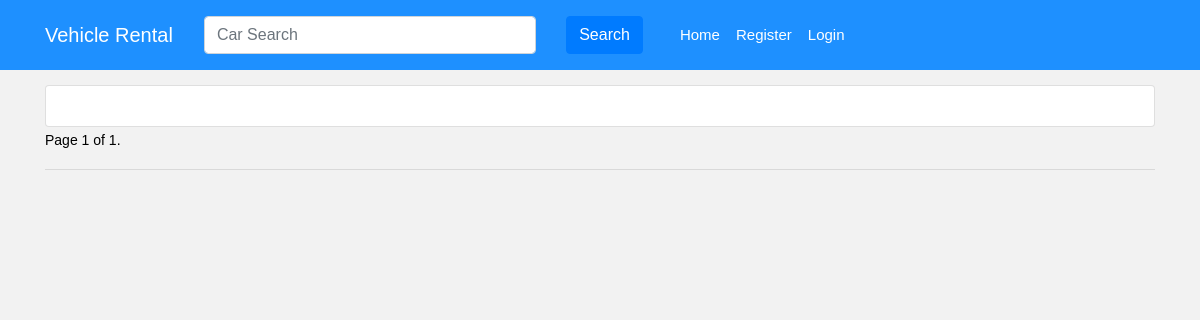
/car/carlist/, run on an earlier commit of the app's database.
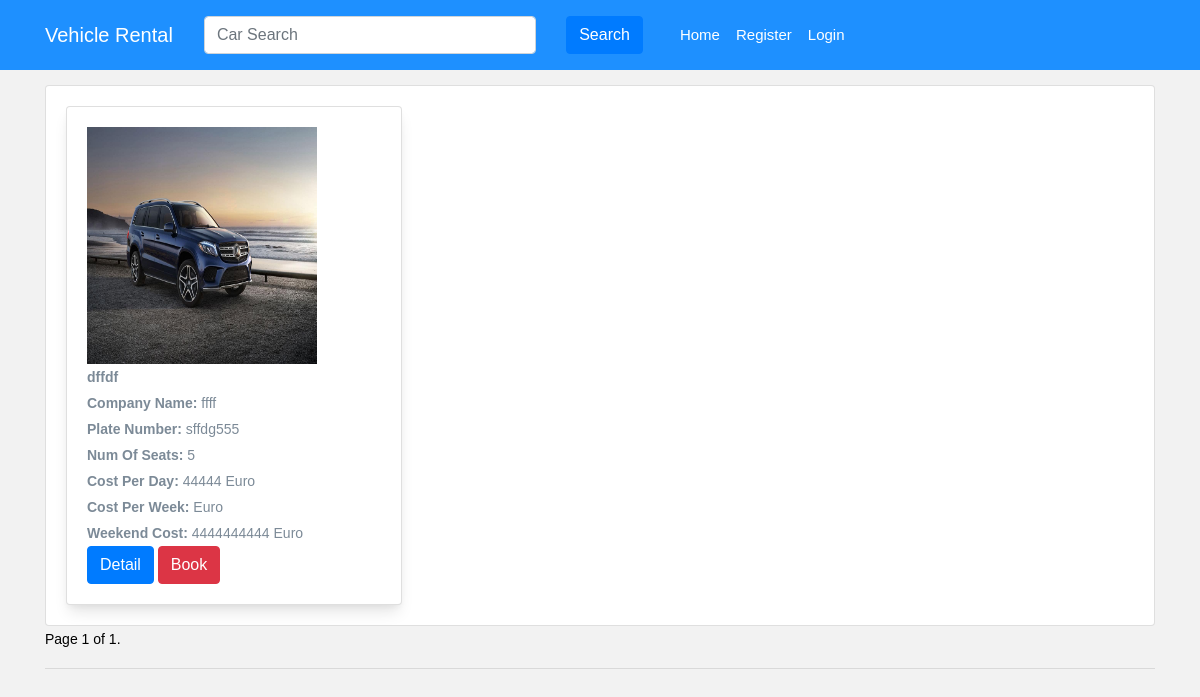
And on a later commit of the database.
### system/models.py (models this page shows, shortened)
class Car(models.Model):
    image = models.ImageField(upload_to=uploaded_location,null=True, blank=True, width_field="width_field", height_field="height_field")
    height_field = models.IntegerField(default=0)
    width_field = models.IntegerField(default=0)
    car_name = models.CharField(max_length=100)
    company_name = models.CharField(max_length=100)
    num_of_seats = models.IntegerField()
    num_of_bed = models.IntegerField(default=0)
    cost_par_day = models.CharField(max_length=50)
    cost_per_week = models.CharField(max_length=50)
    weekend_cost = models.CharField(max_length=50)
    plate_number = models.CharField(max_length=50)
    weekend_cost = models.CharField(max_length=50)
    avaliable = models.BooleanField(default=False)
    content = models.TextField()
    like = models.IntegerField(default=0)
    car_type = models.ForeignKey(CarType, on_delete=models.SET_NULL, null=True)

### system/views.py (the view, shortened to what this page needs)
def car_list(request):
    car = Car.objects.all()
    query = request.GET.get('q')
    paginator = Paginator(car, 12)  # Show 15 contacts per page
    page = request.GET.get('page')
    try:
        car = paginator.page(page)
    except PageNotAnInteger:
        car = paginator.page(1)
    except EmptyPage:
        car = paginator.page(paginator.num_pages)
    context = {
        'car': car,
    }
    return render(request, 'car_list.html', context)

### templates/car_list.html (shortened to what this page needs)
{% extends 'base.html' %}
{% block nav %}
        <li  class="nav-item"><a class="nav-link" href="{% url 'home' %}"> Home</a class="nav-link"></li>
        <li class="nav-item"><a class="nav-link" href="{% url 'register' %}"> Register</a class="nav-link"></li class="nav-link">
        <li class="nav-item"><a class="nav-link" href="{% url 'login' %}"> Login</a class="nav-link"></li class="nav-link">
{% endblock %}
{% block body %}
<div class="container" style="margin-top: 15px;">
<div class="card">
  <div class="card-body">
    <div class="row">
      {% for ob in car %}
      {% if ob.avaliable == True %}
      <div class="col-sm-6 col-md-4">
        <div class="card card-shadow">
          <div class="card-body">
            <div class="thumbnail">
              {% if ob.image %}
                  <img src='{{ ob.image.url }}' class="img-responsive"/>
              {% endif %}
            <div class="caption">
              <strong>{{ ob.car_name }}</strong>
              <p>
                  <b>Company Name:</b> {{ ob.company_name }}<br>
                  <b>Plate Number:</b> {{ ob.plate_number }}<br>
                  <b>Num Of Seats:</b> {{ ob.num_of_seats }}<br>
                  <b>Cost Per Day:</b> {{ ob.cost_par_day }} Euro<br>
                  <b>Cost Per Week:</b> {{ ob.cost_par_week }} Euro<br>
                  <b>Weekend Cost:</b> {{ ob.weekend_cost}} Euro<br>
              </p>
              <p><a href="{% url 'car_detail' ob.id %}" class="btn btn-primary" role="button">Detail</a>
              <a href="{% url 'order_create' %}" class="btn btn-danger" role="button">Book</a></p>
            </div>
          </div>
          </div>
        </div>
    </div>
        {% endif %}
      {% endfor %}
</div>
  </div>
</div>
    <nav>
  <ul class="pager">
      <li class="previous" style="color: black !important;">
          Page {{ car.number }} of {{ car.paginator.num_pages }}.
    </li>
  </ul>
</nav>
        <hr>
</div>
{% endblock %}

What changed in the data, as far as the page shows it:
added Car: image (picture), car_name "dffdf", company_name "ffff", plate_number "sffdg555", num_of_seats "5", cost_par_day "44444", weekend_cost "4444444444"
